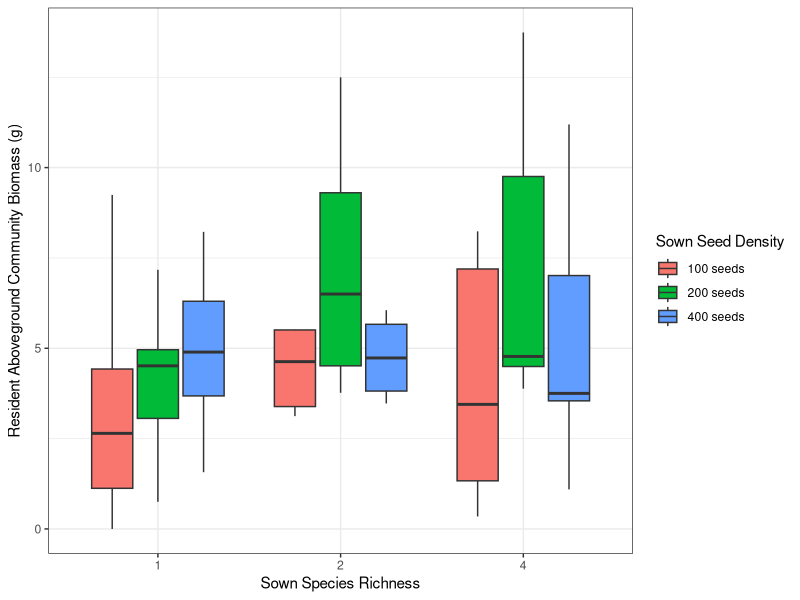
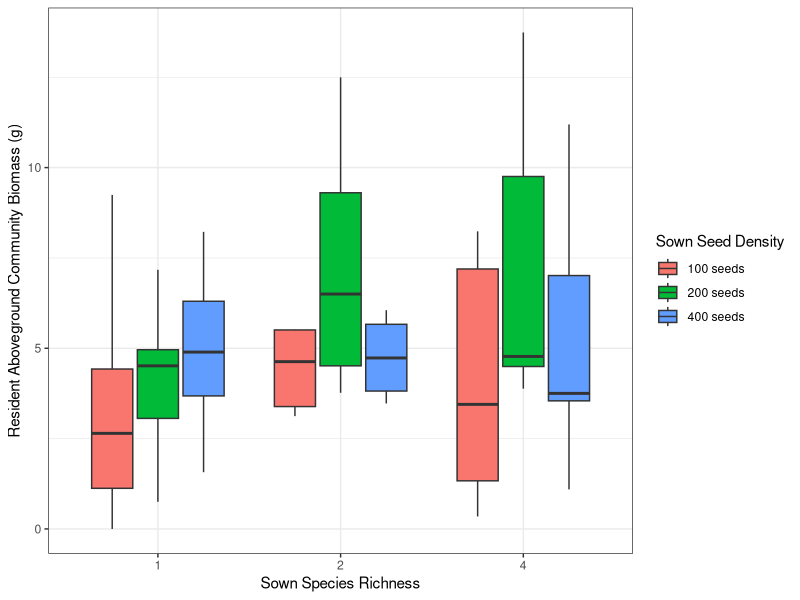
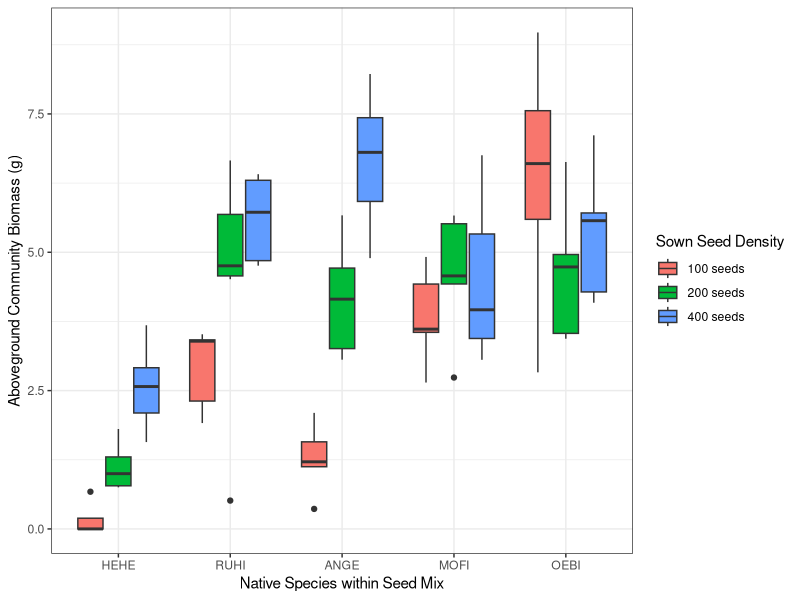

Here is the R script that generated these plots, in order:
# libraries --------------------------------------------------------------------
library(dplyr)   # for manipulating data
library(here)    # for creating relative file paths
library(ggplot2) # for visualizing plots
library(tidyr)   # for handling missing values

# import -----------------------------------------------------------------------

bm_raw <- read.csv(
  here("data", "input_data", "phd_seedling_biomass.csv")
  )

# clean: resident community ----------------------------------------------------

## resident community biomass per tray -----------------------------------------
biomass_ab_native <- bm_raw %>%
  dplyr::filter(Biomass_Type == "AB", Species_ID != "CIAR") %>%
  mutate(Biomass_g = as.numeric(Biomass_g)) %>%
  group_by(Richness_ID, Density_ID, Rep) %>%
  summarize(tot_native_bm_g = sum(Biomass_g, na.rm = TRUE)) %>%
  ungroup() %>%
  mutate(status = "N")

# species identity - monocultures ---------------------------------------------
biomass_mono_native <- bm_raw %>%
  dplyr::filter(
    Biomass_Type == "AB", 
    Species_ID != "CIAR", 
    Richness_ID == "M1") %>%
  mutate(Biomass_g = as.numeric(Biomass_g)) %>%
  arrange(Richness_ID, Density_ID, Rep) 

# clean: invasive species ------------------------------------------------------

# total biomass for Cirsium arvense
biomass_ab_invasive <- bm_raw %>%
  dplyr::filter(
    Biomass_Type == "AB", 
    Species_ID == "CIAR"
  ) %>%
  mutate(
    Biomass_g = na_if(Biomass_g, "-"),
    Biomass_g = as.numeric(Biomass_g)
    ) %>%
  group_by(Richness_ID, Density_ID, Rep) %>%
  summarize(tot_inv_biomass = sum(Biomass_g, na.rm = TRUE)) %>%
  ungroup() %>%
  arrange(Richness_ID, Density_ID, Rep)
  
# plot: resident community -----------------------------------------------------

## resident community biomass --------------------------------------------------
(ab_biomass_dens_rich <- biomass_ab_native %>%
   
  mutate(
    Richness_ID = case_when(
      Richness_ID == "M1" ~ "1", 
      Richness_ID == "M2" ~ "2", 
      Richness_ID == "M4" ~ "4", 
      TRUE ~ Richness_ID) %>% factor(levels = c("1", "2", "4")),
    
    Density_ID = case_when(
      Density_ID == "D1" ~ "100 seeds", 
      Density_ID == "D2" ~ "200 seeds", 
      Density_ID == "D3" ~ "400 seeds", 
      TRUE ~ Density_ID)
    
    ) %>%
  ggplot(aes(x = Richness_ID, y = tot_native_bm_g)) +
  geom_boxplot(aes(fill = Density_ID), position = "dodge2") +
  labs(
    fill = "Sown Seed Density",
    x = "Sown Species Richness", 
    y = "Resident Aboveground Community Biomass (g)") + 
  theme_bw()
)

## species identity - monocultures -------------------------------------
ab_biomass_spp_mono <- biomass_mono_native %>%
  mutate(
    
    Species_ID = factor(
      Species_ID, 
      levels = c("HEHE", "RUHI", "ANGE", "MOFI", "OEBI")
    ), 
    
    Density_ID = case_when(
      Density_ID == "D1" ~ "100 seeds", 
      Density_ID == "D2" ~ "200 seeds", 
      Density_ID == "D3" ~ "400 seeds", 
      TRUE ~ Density_ID
    )
  )%>%
  ggplot(aes(x = Species_ID, y = Biomass_g)) + 
  geom_boxplot(aes(fill = Density_ID), position = "dodge2") + 
  labs(
    fill = "Sown Seed Density",
    x = "Native Species within Seed Mix",
    y = "Aboveground Community Biomass (g)"
    ) + 
  theme_bw()

biomass_ab_invasive_plot <- biomass_ab_invasive %>%
  ggplot(aes(x = Richness_ID, y = tot_inv_biomass)) + 
  geom_boxplot(aes(fill = Density_ID), position = "dodge2") + 
  labs(
    fill = "Sown Seed Density", 
    x = "Sown Species Richness", 
    y = "Total Biomass (g) of C. arvense"
  ) + 
  theme_bw()


# save to disk -----------------------------------------------------------------

ggsave(
  plot = ab_biomass_dens_rich, 
  file = here("output", "results", "native_bm_dens_rich.png"), 
  device = "png", 
  height = 4, 
  width = 7
)

ggsave(
  plot = ab_biomass_spp_mono, 
  file = here("output", "results", "ab_biomass_spp_mono.png"), 
  device = "png", 
  height = 4, 
  width = 7
)

